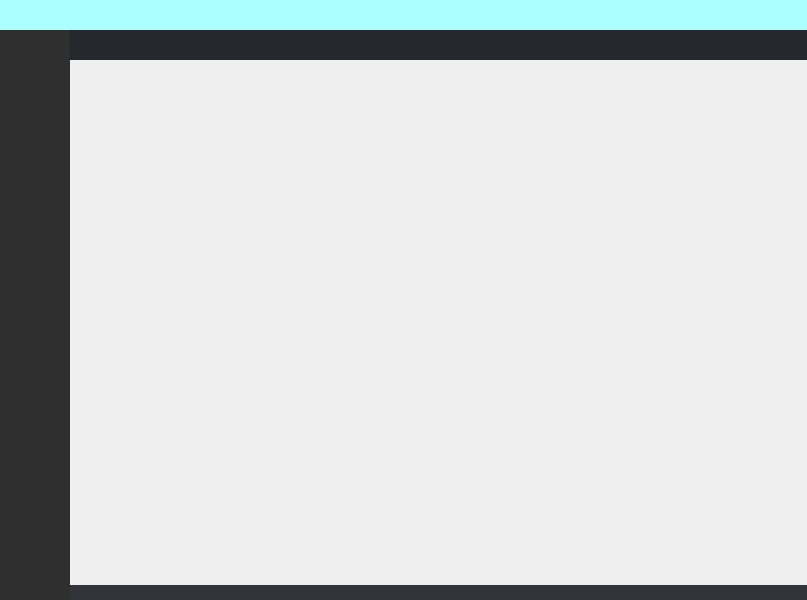
<?xml version="1.0" encoding="UTF-8"?>
<ui version="4.0">
 <class>MainWindow</class>
 <widget class="QMainWindow" name="MainWindow">
  <property name="geometry">
   <rect>
    <x>0</x>
    <y>0</y>
    <width>807</width>
    <height>600</height>
   </rect>
  </property>
  <property name="minimumSize">
   <size>
    <width>800</width>
    <height>600</height>
   </size>
  </property>
  <property name="windowTitle">
   <string>MainWindow</string>
  </property>
  <widget class="QWidget" name="centralwidget">
   <layout class="QVBoxLayout" name="verticalLayout">
    <property name="spacing">
     <number>0</number>
    </property>
    <property name="leftMargin">
     <number>0</number>
    </property>
    <property name="topMargin">
     <number>0</number>
    </property>
    <property name="rightMargin">
     <number>0</number>
    </property>
    <property name="bottomMargin">
     <number>0</number>
    </property>
    <item>
     <widget class="QWidget" name="title_widget" native="true">
      <property name="minimumSize">
       <size>
        <width>0</width>
        <height>30</height>
       </size>
      </property>
      <property name="maximumSize">
       <size>
        <width>16777215</width>
        <height>30</height>
       </size>
      </property>
      <property name="styleSheet">
       <string notr="true">background-color: rgb(170, 255, 255);</string>
      </property>
      <layout class="QHBoxLayout" name="horizontalLayout">
       <property name="spacing">
        <number>0</number>
       </property>
       <property name="leftMargin">
        <number>0</number>
       </property>
       <property name="topMargin">
        <number>0</number>
       </property>
       <property name="rightMargin">
        <number>0</number>
       </property>
       <property name="bottomMargin">
        <number>0</number>
       </property>
      </layout>
     </widget>
    </item>
    <item>
     <widget class="QWidget" name="center_widget" native="true">
      <layout class="QHBoxLayout" name="horizontalLayout_2">
       <property name="spacing">
        <number>0</number>
       </property>
       <property name="leftMargin">
        <number>0</number>
       </property>
       <property name="topMargin">
        <number>0</number>
       </property>
       <property name="rightMargin">
        <number>0</number>
       </property>
       <property name="bottomMargin">
        <number>0</number>
       </property>
       <item>
        <widget class="QWidget" name="left_widget" native="true">
         <property name="minimumSize">
          <size>
           <width>70</width>
           <height>0</height>
          </size>
         </property>
         <property name="maximumSize">
          <size>
           <width>70</width>
           <height>16777215</height>
          </size>
         </property>
         <property name="styleSheet">
          <string notr="true">background-color: rgb(47, 47, 48);</string>
         </property>
         <layout class="QVBoxLayout" name="verticalLayout_3">
          <property name="spacing">
           <number>0</number>
          </property>
          <property name="leftMargin">
           <number>0</number>
          </property>
          <property name="topMargin">
           <number>0</number>
          </property>
          <property name="rightMargin">
           <number>0</number>
          </property>
          <property name="bottomMargin">
           <number>0</number>
          </property>
         </layout>
        </widget>
       </item>
       <item>
        <widget class="QWidget" name="main_widget" native="true">
         <property name="minimumSize">
          <size>
           <width>200</width>
           <height>0</height>
          </size>
         </property>
         <layout class="QVBoxLayout" name="verticalLayout_2">
          <property name="spacing">
           <number>0</number>
          </property>
          <property name="leftMargin">
           <number>0</number>
          </property>
          <property name="topMargin">
           <number>0</number>
          </property>
          <property name="rightMargin">
           <number>0</number>
          </property>
          <property name="bottomMargin">
           <number>0</number>
          </property>
          <item>
           <widget class="QWidget" name="cfile_widget" native="true">
            <property name="minimumSize">
             <size>
              <width>0</width>
              <height>30</height>
             </size>
            </property>
            <property name="maximumSize">
             <size>
              <width>16777215</width>
              <height>30</height>
             </size>
            </property>
            <property name="styleSheet">
             <string notr="true">background-color: rgb(38, 39, 44);</string>
            </property>
            <layout class="QHBoxLayout" name="horizontalLayout_3">
             <property name="spacing">
              <number>0</number>
             </property>
             <property name="leftMargin">
              <number>0</number>
             </property>
             <property name="topMargin">
              <number>0</number>
             </property>
             <property name="rightMargin">
              <number>0</number>
             </property>
             <property name="bottomMargin">
              <number>0</number>
             </property>
            </layout>
           </widget>
          </item>
          <item>
           <widget class="QWidget" name="edit_widget" native="true">
            <layout class="QVBoxLayout" name="verticalLayout_5">
             <property name="spacing">
              <number>0</number>
             </property>
             <property name="leftMargin">
              <number>0</number>
             </property>
             <property name="topMargin">
              <number>0</number>
             </property>
             <property name="rightMargin">
              <number>0</number>
             </property>
             <property name="bottomMargin">
              <number>0</number>
             </property>
            </layout>
           </widget>
          </item>
          <item>
           <widget class="QWidget" name="bottom_widget" native="true">
            <property name="maximumSize">
             <size>
              <width>16777215</width>
              <height>15</height>
             </size>
            </property>
            <property name="styleSheet">
             <string notr="true">background-color: rgb(51, 52, 59);</string>
            </property>
            <layout class="QHBoxLayout" name="horizontalLayout_4">
             <property name="spacing">
              <number>0</number>
             </property>
             <property name="leftMargin">
              <number>0</number>
             </property>
             <property name="topMargin">
              <number>0</number>
             </property>
             <property name="rightMargin">
              <number>0</number>
             </property>
             <property name="bottomMargin">
              <number>0</number>
             </property>
            </layout>
           </widget>
          </item>
         </layout>
        </widget>
       </item>
      </layout>
     </widget>
    </item>
   </layout>
  </widget>
  <action name="actionadasda">
   <property name="text">
    <string>adasda</string>
   </property>
  </action>
 </widget>
 <resources/>
 <connections/>
</ui>
